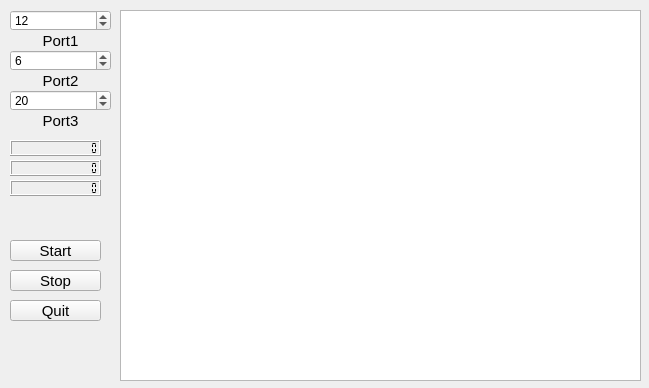
<?xml version="1.0" encoding="UTF-8"?>
<ui version="4.0">
 <class>Monitor</class>
 <widget class="QWidget" name="Monitor">
  <property name="geometry">
   <rect>
    <x>0</x>
    <y>0</y>
    <width>649</width>
    <height>388</height>
   </rect>
  </property>
  <property name="windowTitle">
   <string>Form</string>
  </property>
  <widget class="QSpinBox" name="_port1">
   <property name="geometry">
    <rect>
     <x>10</x>
     <y>10</y>
     <width>101</width>
     <height>21</height>
    </rect>
   </property>
   <property name="value">
    <number>12</number>
   </property>
  </widget>
  <widget class="QSpinBox" name="_port2">
   <property name="geometry">
    <rect>
     <x>10</x>
     <y>50</y>
     <width>101</width>
     <height>21</height>
    </rect>
   </property>
   <property name="value">
    <number>6</number>
   </property>
  </widget>
  <widget class="QSpinBox" name="_port3">
   <property name="geometry">
    <rect>
     <x>10</x>
     <y>90</y>
     <width>101</width>
     <height>21</height>
    </rect>
   </property>
   <property name="value">
    <number>20</number>
   </property>
  </widget>
  <widget class="QLabel" name="_pLabel1">
   <property name="geometry">
    <rect>
     <x>10</x>
     <y>30</y>
     <width>101</width>
     <height>21</height>
    </rect>
   </property>
   <property name="font">
    <font>
     <pointsize>11</pointsize>
     <weight>50</weight>
     <italic>false</italic>
     <bold>false</bold>
    </font>
   </property>
   <property name="text">
    <string notr="true">Port1</string>
   </property>
   <property name="textFormat">
    <enum>Qt::AutoText</enum>
   </property>
   <property name="scaledContents">
    <bool>false</bool>
   </property>
   <property name="alignment">
    <set>Qt::AlignCenter</set>
   </property>
   <property name="wordWrap">
    <bool>false</bool>
   </property>
  </widget>
  <widget class="QLabel" name="_pLabel2">
   <property name="geometry">
    <rect>
     <x>10</x>
     <y>70</y>
     <width>101</width>
     <height>21</height>
    </rect>
   </property>
   <property name="font">
    <font>
     <pointsize>11</pointsize>
     <weight>50</weight>
     <italic>false</italic>
     <bold>false</bold>
    </font>
   </property>
   <property name="text">
    <string notr="true">Port2</string>
   </property>
   <property name="textFormat">
    <enum>Qt::AutoText</enum>
   </property>
   <property name="scaledContents">
    <bool>false</bool>
   </property>
   <property name="alignment">
    <set>Qt::AlignCenter</set>
   </property>
   <property name="wordWrap">
    <bool>false</bool>
   </property>
  </widget>
  <widget class="QLabel" name="_pLabel3">
   <property name="geometry">
    <rect>
     <x>10</x>
     <y>110</y>
     <width>101</width>
     <height>21</height>
    </rect>
   </property>
   <property name="font">
    <font>
     <pointsize>11</pointsize>
     <weight>50</weight>
     <italic>false</italic>
     <bold>false</bold>
    </font>
   </property>
   <property name="text">
    <string notr="true">Port3</string>
   </property>
   <property name="textFormat">
    <enum>Qt::AutoText</enum>
   </property>
   <property name="scaledContents">
    <bool>false</bool>
   </property>
   <property name="alignment">
    <set>Qt::AlignCenter</set>
   </property>
   <property name="wordWrap">
    <bool>false</bool>
   </property>
  </widget>
  <widget class="QLCDNumber" name="_num1">
   <property name="geometry">
    <rect>
     <x>10</x>
     <y>140</y>
     <width>91</width>
     <height>16</height>
    </rect>
   </property>
   <property name="font">
    <font>
     <family>Symbol</family>
     <pointsize>13</pointsize>
     <weight>75</weight>
     <bold>true</bold>
    </font>
   </property>
   <property name="smallDecimalPoint">
    <bool>false</bool>
   </property>
   <property name="numDigits">
    <number>14</number>
   </property>
   <property name="segmentStyle">
    <enum>QLCDNumber::Flat</enum>
   </property>
  </widget>
  <widget class="QLCDNumber" name="_num2">
   <property name="geometry">
    <rect>
     <x>10</x>
     <y>160</y>
     <width>91</width>
     <height>16</height>
    </rect>
   </property>
   <property name="font">
    <font>
     <family>Symbol</family>
     <pointsize>13</pointsize>
     <weight>75</weight>
     <bold>true</bold>
    </font>
   </property>
   <property name="smallDecimalPoint">
    <bool>false</bool>
   </property>
   <property name="numDigits">
    <number>14</number>
   </property>
   <property name="segmentStyle">
    <enum>QLCDNumber::Flat</enum>
   </property>
  </widget>
  <widget class="QLCDNumber" name="_num3">
   <property name="geometry">
    <rect>
     <x>10</x>
     <y>180</y>
     <width>91</width>
     <height>16</height>
    </rect>
   </property>
   <property name="font">
    <font>
     <family>Symbol</family>
     <pointsize>13</pointsize>
     <weight>75</weight>
     <bold>true</bold>
    </font>
   </property>
   <property name="smallDecimalPoint">
    <bool>false</bool>
   </property>
   <property name="numDigits">
    <number>14</number>
   </property>
   <property name="segmentStyle">
    <enum>QLCDNumber::Flat</enum>
   </property>
  </widget>
  <widget class="QPushButton" name="_start">
   <property name="geometry">
    <rect>
     <x>10</x>
     <y>240</y>
     <width>91</width>
     <height>21</height>
    </rect>
   </property>
   <property name="font">
    <font>
     <pointsize>11</pointsize>
    </font>
   </property>
   <property name="text">
    <string>Start</string>
   </property>
  </widget>
  <widget class="QPushButton" name="_stop">
   <property name="geometry">
    <rect>
     <x>10</x>
     <y>270</y>
     <width>91</width>
     <height>21</height>
    </rect>
   </property>
   <property name="font">
    <font>
     <pointsize>11</pointsize>
    </font>
   </property>
   <property name="text">
    <string>Stop</string>
   </property>
  </widget>
  <widget class="QPushButton" name="_quit">
   <property name="geometry">
    <rect>
     <x>10</x>
     <y>300</y>
     <width>91</width>
     <height>21</height>
    </rect>
   </property>
   <property name="font">
    <font>
     <pointsize>11</pointsize>
    </font>
   </property>
   <property name="text">
    <string>Quit</string>
   </property>
  </widget>
  <widget class="QGraphicsView" name="graphicsView">
   <property name="geometry">
    <rect>
     <x>120</x>
     <y>10</y>
     <width>521</width>
     <height>371</height>
    </rect>
   </property>
  </widget>
 </widget>
 <resources/>
 <connections>
  <connection>
   <sender>_quit</sender>
   <signal>clicked()</signal>
   <receiver>Monitor</receiver>
   <slot>close()</slot>
   <hints>
    <hint type="sourcelabel">
     <x>55</x>
     <y>310</y>
    </hint>
    <hint type="destinationlabel">
     <x>324</x>
     <y>193</y>
    </hint>
   </hints>
  </connection>
 </connections>
</ui>
